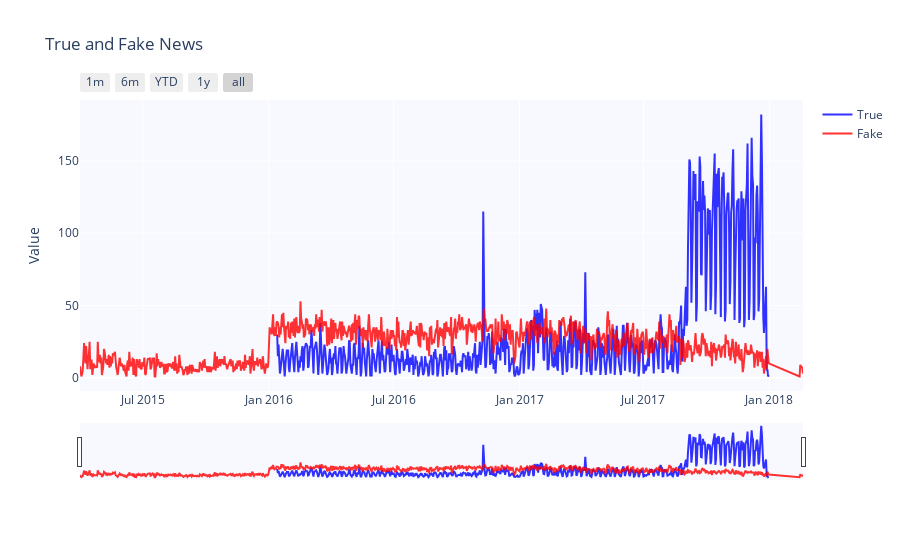

Source (notebook cell):
### Markdown cell above
## Time series analysis- Fake/True news
Let's look at the timeline of true and fake news that were circulated in the media.

### Code cell
#Creating the count of output based on date
fake=fake_news.groupby(['date'])['output'].count()
fake=pd.DataFrame(fake)

true=true_news.groupby(['date'])['output'].count()
true=pd.DataFrame(true)

#Plotting the time series graph
fig = go.Figure()
fig.add_trace(go.Scatter(
         x=true.index,
         y=true['output'],
         name='True',
    line=dict(color='blue'),
    opacity=0.8))

fig.add_trace(go.Scatter(
         x=fake.index,
         y=fake['output'],
         name='Fake',
    line=dict(color='red'),
    opacity=0.8))

fig.update_xaxes(
    rangeslider_visible=True,
    rangeselector=dict(
        buttons=list([
            dict(count=1, label="1m", step="month", stepmode="backward"),
            dict(count=6, label="6m", step="month", stepmode="backward"),
            dict(count=1, label="YTD", step="year", stepmode="todate"),
            dict(count=1, label="1y", step="year", stepmode="backward"),
            dict(step="all")
        ])
    )
)
        
    
fig.update_layout(title_text='True and Fake News',plot_bgcolor='rgb(248, 248, 255)',yaxis_title='Value')

fig.show()

### Figure 1 — Plotly figure (JSON) as saved in the notebook; plotly's stock layout.template omitted (floating-point values rounded to 4 significant figures; data arrays with more than 128 entries replaced by an {"elided": "..."} marker saying what was removed)
{"data": [{"line": {"color": "blue"}, "name": "True", "opacity": 0.8, "type": "scatter", "x": {"elided": "716 str values"}, "y": {"elided": "716 int values"}}, {"line": {"color": "red"}, "name": "Fake", "opacity": 0.8, "type": "scatter", "x": {"elided": "1010 str values"}, "y": {"elided": "1010 int values"}}], "layout": {"plot_bgcolor": "rgb(248, 248, 255)", "title": {"text": "True and Fake News"}, "xaxis": {"rangeselector": {"buttons": [{"count": 1, "label": "1m", "step": "month", "stepmode": "backward"}, {"count": 6, "label": "6m", "step": "month", "stepmode": "backward"}, {"count": 1, "label": "YTD", "step": "year", "stepmode": "todate"}, {"count": 1, "label": "1y", "step": "year", "stepmode": "backward"}, {"step": "all"}]}, "rangeslider": {"visible": true}}, "yaxis": {"title": {"text": "Value"}}}}
